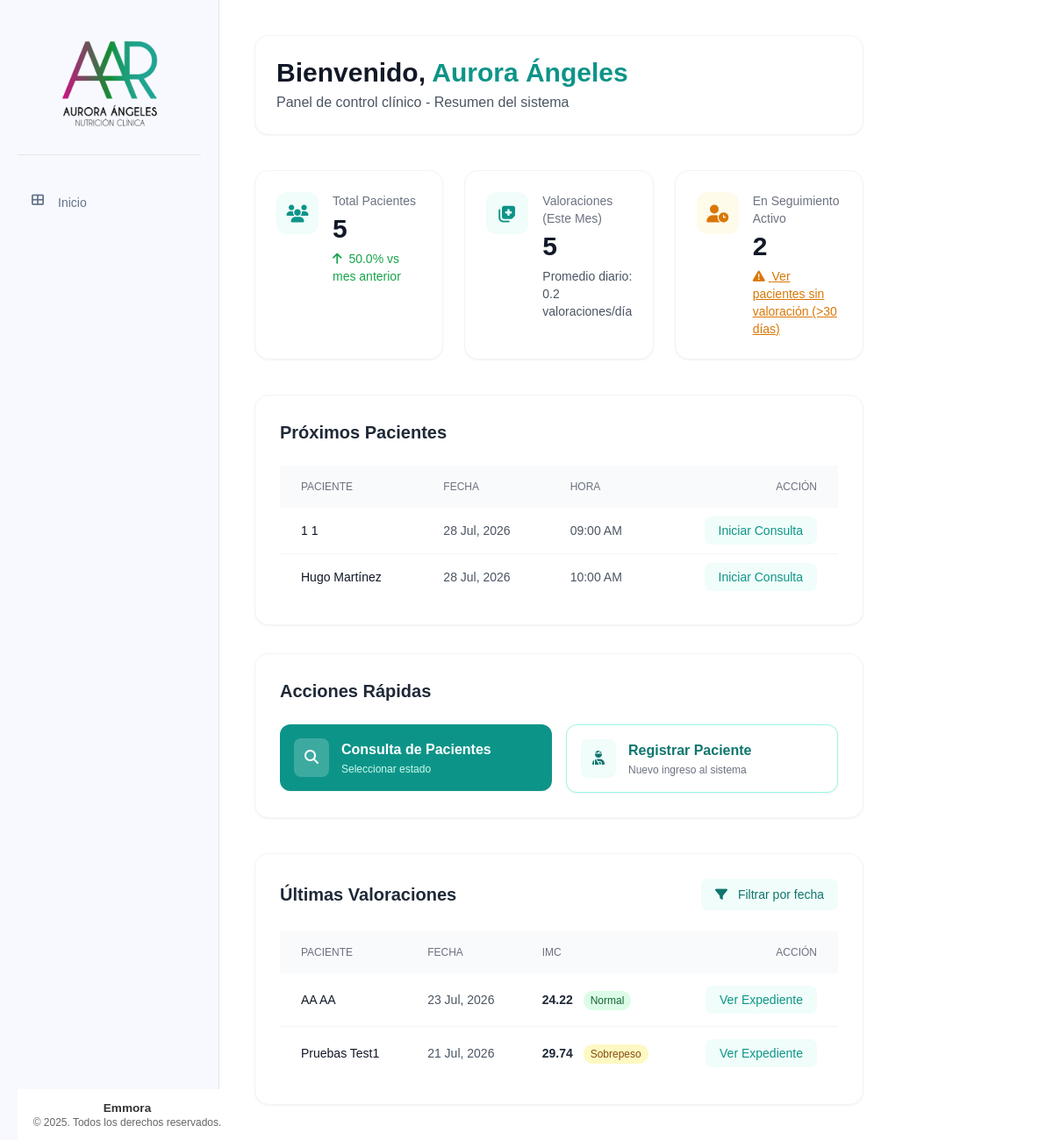
The page / on the database its author committed.
### tables this page shows
CREATE TABLE pacientes (
    id INTEGER PRIMARY KEY AUTOINCREMENT,
    nombre TEXT NOT NULL,
    apellido_paterno TEXT NOT NULL,
    apellido_materno TEXT NOT NULL,
    fecha_nacimiento DATE NOT NULL,
    telefono TEXT NOT NULL,
    correo TEXT UNIQUE NOT NULL,
    ciudad TEXT NOT NULL,
    fecha_registro TIMESTAMP DEFAULT CURRENT_TIMESTAMP,
    status TEXT NOT NULL DEFAULT 'activo' CHECK (status IN ('activo', 'inactivo'))
);

CREATE TABLE valoracion_antropometrica (
    id INTEGER PRIMARY KEY AUTOINCREMENT,
    paciente_id INTEGER NOT NULL,
    numero_cita INTEGER NOT NULL,
    fecha DATE NOT NULL,
    estatura FLOAT NOT NULL,
    peso FLOAT NOT NULL,
    imc FLOAT NOT NULL,
    grasa FLOAT NOT NULL,
    cintura FLOAT NOT NULL,
    torax FLOAT NOT NULL,
    brazo FLOAT NOT NULL,
    cadera FLOAT NOT NULL,
    pierna FLOAT NOT NULL,
    pantorrilla FLOAT NOT NULL,
    tension_arterial TEXT NOT NULL,
    frecuencia_cardiaca INTEGER NOT NULL,
    bicep FLOAT NOT NULL,
    tricep FLOAT NOT NULL,
    suprailiaco FLOAT NOT NULL,
    subescapular FLOAT NOT NULL,
    femoral FLOAT,
    porcentaje_grasa TEXT NOT NULL,
    --porcentaje_grasa_fem FLOAT NOT NULL,
    ultima_dieta TEXT,
    FOREIGN KEY (paciente_id) REFERENCES pacientes (id)
);

### app/controllers/main.py (the view)
@main.route('/')
def index():
    fecha_inicio = request.args.get('fecha_inicio')
    fecha_fin = request.args.get('fecha_fin')
    total_pacientes = Paciente.contar_activos()
    crecimiento_pacientes = Paciente.calcular_crecimiento_mensual()
    valoraciones_mes = ValoracionAntropometrica.contar_mes_vigente()
    dia_actual = datetime.now().day
    promedio_diario = round(valoraciones_mes / dia_actual, 1)
    pacientes_seguimiento = Paciente.contar_en_seguimiento()
    pacientes_sin_valoracion = Paciente.obtener_sin_valoracion_reciente(dias=30)
    proximos_pacientes = Paciente.obtener_proximos(limite=5)
    if fecha_inicio and fecha_fin:
        actividad_reciente = ValoracionAntropometrica.obtener_por_rango(fecha_inicio, fecha_fin)
    else:
        actividad_reciente = ValoracionAntropometrica.obtener_recientes(limite=10)
    return render_template('base/index.html',
                           total_pacientes=total_pacientes,
                           crecimiento_pacientes=crecimiento_pacientes,
                           valoraciones_mes=valoraciones_mes,
                           promedio_diario=promedio_diario,
                           pacientes_seguimiento=pacientes_seguimiento,
                           pacientes_sin_valoracion=pacientes_sin_valoracion,
                           proximos_pacientes=proximos_pacientes,
                           actividad_reciente=actividad_reciente)

### app/db.py (called while the page is built)
def get_db():
    if 'db' not in g:
        try:
            db_path = os.environ.get('DATABASE_URL', 'pacientes.db')
            g.db = sqlite3.connect(
                db_path,
                detect_types=sqlite3.PARSE_DECLTYPES
            )
            g.db.row_factory = sqlite3.Row
        except sqlite3.Error as e:
            logger.error(f"Error crítico al conectar con la base de datos SQLite: {e}")
            raise e
    return g.db

def query_db(query, args=(), one=False):
    try:
        cur = get_db().execute(query, args)
        rv = cur.fetchall()
        cur.close()
        return (rv[0] if rv else None) if one else rv
    except sqlite3.Error as e:
        logger.error(f"Error al ejecutar query: {query}. Args: {args}. Detalle: {e}")
        raise e

### app/models/paciente.py (called while the page is built)
    @staticmethod
    def contar_activos():
        return query_db("SELECT COUNT(*) as total FROM pacientes WHERE status = 'activo'", one=True)['total']

    @staticmethod
    def calcular_crecimiento_mensual():
        resultado = query_db('''
            SELECT
                (SELECT COUNT(*) FROM pacientes WHERE status = 'activo' AND strftime('%Y-%m', fecha_registro) = strftime('%Y-%m', 'now')) as actuales,
                (SELECT COUNT(*) FROM pacientes WHERE status = 'activo' AND strftime('%Y-%m', fecha_registro) = strftime('%Y-%m', date('now', 'start of month', '-1 month'))) as anteriores
        ''', one=True)
        actuales = resultado['actuales']
        anteriores = resultado['anteriores']
        if anteriores == 0:
            return 100.0 if actuales > 0 else 0.0
        crecimiento = ((actuales - anteriores) / anteriores) * 100
        return round(crecimiento, 1)

    @staticmethod
    def contar_en_seguimiento():
        return query_db('''
            SELECT COUNT(*) as total
            FROM (
                SELECT paciente_id
                FROM valoracion_antropometrica
                GROUP BY paciente_id
                HAVING COUNT(*) > 1
            )
        ''', one=True)['total']

    @staticmethod
    def obtener_proximos(limite=5):
        return query_db('''
            SELECT p.id as paciente_id, p.nombre, p.apellido_paterno, (c.fecha || ' ' || c.hora) as proxima_cita
            FROM pacientes p
            JOIN citas c ON p.id = c.paciente_id
            WHERE (c.fecha || ' ' || c.hora) >= datetime('now')
            ORDER BY c.fecha ASC, c.hora ASC
            LIMIT ?
        ''', [limite])

### app/templates/base/index.html (shortened to what this page needs)
{% extends "base/base.html" %}
{% block content %}
<header class="flex flex-col md:flex-row md:items-center justify-between gap-4 bg-white p-6 rounded-2xl shadow-sm border border-gray-100">
    <div>
        <h1 class="text-3xl font-bold text-gray-900">Bienvenido, <span class="text-teal-600">Aurora Ángeles</span></h1>
        <p class="text-gray-600 mt-1">Panel de control clínico - Resumen del sistema</p>
    </div>
</header>
<section class="grid grid-cols-1 sm:grid-cols-2 lg:grid-cols-3 gap-6">
    <article class="bg-white p-6 rounded-2xl shadow-sm border border-gray-100 flex items-start gap-4 transform hover:scale-[1.02] transition-transform duration-300">
        <div class="p-3 rounded-xl bg-teal-50 text-teal-600">
            <i class="fas fa-users fa-lg w-6 h-6 flex items-center justify-center"></i>
        </div>
        <div>
            <p class="text-sm font-medium text-gray-500">Total Pacientes</p>
            <h3 class="text-3xl font-bold text-gray-900 mt-1">{{ total_pacientes }}</h3>
            <p class="text-sm {{ 'text-green-600' if crecimiento_pacientes >= 0 else 'text-red-600' }} mt-1.5">
                <i class="fas fa-arrow-{{ 'up' if crecimiento_pacientes >= 0 else 'down' }} mr-1"></i> {{ crecimiento_pacientes }}% vs mes anterior
            </p>
        </div>
    </article>
    <article class="bg-white p-6 rounded-2xl shadow-sm border border-gray-100 flex items-start gap-4 transform hover:scale-[1.02] transition-transform duration-300">
        <div class="p-3 rounded-xl bg-teal-50 text-teal-600">
            <i class="fas fa-notes-medical fa-lg w-6 h-6 flex items-center justify-center"></i>
        </div>
        <div>
            <p class="text-sm font-medium text-gray-500">Valoraciones (Este Mes)</p>
            <h3 class="text-3xl font-bold text-gray-900 mt-1">{{ valoraciones_mes }}</h3>
            <p class="text-sm text-gray-600 mt-1.5">
                Promedio diario: {{ promedio_diario }} valoraciones/día
            </p>
        </div>
    </article>
    <article x-data="{ modalSeguimientoOpen: false }" class="bg-white p-6 rounded-2xl shadow-sm border border-gray-100 flex items-start gap-4 transform hover:scale-[1.02] transition-transform duration-300">
        <div class="p-3 rounded-xl bg-amber-50 text-amber-600">
            <i class="fas fa-user-clock fa-lg w-6 h-6 flex items-center justify-center"></i>
        </div>
        <div class="cursor-pointer" @click="modalSeguimientoOpen = true">
            <p class="text-sm font-medium text-gray-500">En Seguimiento Activo</p>
            <h3 class="text-3xl font-bold text-gray-900 mt-1">{{ pacientes_seguimiento }}</h3>
            <p class="text-sm text-amber-600 mt-1.5 underline">
                <i class="fas fa-exclamation-triangle mr-1"></i> Ver pacientes sin valoración (>30 días)
            </p>
        </div>
    </article>
</section>
<section class="grid grid-cols-1 xl:grid-cols-3 gap-8 items-start">
    <div class="xl:col-span-2 bg-white p-7 rounded-2xl shadow-sm border border-gray-100">
        <div class="flex items-center justify-between mb-6">
            <h2 class="text-xl font-semibold text-gray-800">Próximos Pacientes</h2>
        </div>
        <div class="overflow-x-auto">
            <table class="w-full text-sm text-left">
                <thead class="text-xs text-gray-500 uppercase bg-gray-50 rounded-lg">
                    <tr>
                        <th class="px-6 py-4 font-medium">Paciente</th>
                        <th class="px-6 py-4 font-medium">Fecha</th>
                        <th class="px-6 py-4 font-medium">Hora</th>
                        <th class="px-6 py-4 font-medium text-right">Acción</th>
                    </tr>
                </thead>
                <tbody class="divide-y divide-gray-100">
                    {% for p in proximos_pacientes %}
                    <tr class="bg-white hover:bg-gray-50/50 transition-colors">
                        <td class="px-6 py-4 font-medium text-gray-900">{{ p.nombre }} {{ p.apellido_paterno }}</td>
                        {% set fecha_hora = p.proxima_cita.split(' ') %}
                        <td class="px-6 py-4 text-gray-600">{{ fecha_hora[0]|format_date }}</td>
                        {% set hora = fecha_hora[1].split(':') %}
                        <td class="px-6 py-4 text-gray-600">{{ '%02d:%02d %s' % (hora[0]|int % 12 or 12, hora[1]|int, 'AM' if hora[0]|int < 12 else 'PM') }}</td>
                        <td class="px-6 py-4 text-right">
                            <a href="{{ url_for('valoracion.nueva_valoracion', paciente_id=p.paciente_id) }}" class="text-teal-600 hover:text-teal-900 font-medium bg-teal-50 hover:bg-teal-100 px-4 py-2 rounded-lg transition">Iniciar Consulta</a>
                        </td>
                    </tr>
                    {% endfor %}
                </tbody>
            </table>
        </div>
    </div>
    <aside class="bg-white p-7 rounded-2xl shadow-sm border border-gray-100 space-y-6">
        <h2 class="text-xl font-semibold text-gray-800">Acciones Rápidas</h2>
        <div class="grid grid-cols-1 sm:grid-cols-2 xl:grid-cols-1 gap-4">
            <div x-data="{ modalOpen: false }">
                <button @click="modalOpen = true" class="flex items-center gap-3.5 p-4 w-full bg-teal-600 hover:bg-teal-700 text-white rounded-xl transition duration-150 shadow-sm hover:shadow text-left">
                    <div class="bg-white/20 p-2.5 rounded-lg">
                        <i class="fas fa-search fa-fw"></i>
                    </div>
                    <div>
                        <span class="font-semibold block">Consulta de Pacientes</span>
                        <span class="text-xs text-teal-100 block mt-0.5">Seleccionar estado</span>
                    </div>
                </button>
            </div>
            <a href="{{ url_for('pacientes.nuevo_paciente') }}" class="flex items-center gap-3.5 p-4 w-full bg-white hover:bg-gray-50 text-teal-700 border border-teal-200 rounded-xl transition duration-150 shadow-sm hover:shadow text-left">
                <div class="bg-teal-50 p-2.5 rounded-lg">
                    <i class="fas fa-user-injured fa-fw"></i>
                </div>
                <div>
                    <span class="font-semibold block">Registrar Paciente</span>
                    <span class="text-xs text-gray-500 block mt-0.5">Nuevo ingreso al sistema</span>
                </div>
            </a>
        </div>
    </aside>
</section>
<section class="bg-white p-7 rounded-2xl shadow-sm border border-gray-100">
    <div class="mb-6 flex items-center justify-between">
        <h2 class="text-xl font-semibold text-gray-800">Últimas Valoraciones</h2>
        <div x-data="{ modalFiltroOpen: false }">
            <div class="flex gap-2">
                <button @click="modalFiltroOpen = true" class="text-sm bg-teal-50 text-teal-700 px-4 py-2 rounded-lg hover:bg-teal-100 transition">
                    <i class="fas fa-filter mr-2"></i> Filtrar por fecha
                </button>
            </div>
        </div>
    </div>
    <div class="overflow-x-auto relative no-scrollbar">
        <table class="w-full text-sm text-left">
            <thead class="text-xs text-gray-500 uppercase bg-gray-50 rounded-lg">
                <tr>
                    <th scope="col" class="px-6 py-4 font-medium">Paciente</th>
                    <th scope="col" class="px-6 py-4 font-medium">Fecha</th>
                    <th scope="col" class="px-6 py-4 font-medium">IMC</th>
                    <th scope="col" class="px-6 py-4 font-medium text-right">Acción</th>
                </tr>
            </thead>
            <tbody class="divide-y divide-gray-100">
                {% for val in actividad_reciente %}
                <tr class="bg-white hover:bg-gray-50/50 transition-colors">
                    <td class="px-6 py-5 font-medium text-gray-900">
                        {{ val.nombre }} {{ val.apellido_paterno }}
                    </td>
                    <td class="px-6 py-5 text-gray-600">{{ val.fecha|format_date }}</td>
                    <td class="px-6 py-5 font-semibold text-gray-800">
                        {{ val.imc }}
                        {% set imc = val.imc|float %}
                        {% if imc < 18.5 %}
                            <span class="ml-2 px-2 py-1 text-xs font-medium rounded-full bg-blue-100 text-blue-800">Bajo Peso</span>
                        {% elif imc < 25.0 %}
                            <span class="ml-2 px-2 py-1 text-xs font-medium rounded-full bg-green-100 text-green-800">Normal</span>
                        {% elif imc < 30.0 %}
                            <span class="ml-2 px-2 py-1 text-xs font-medium rounded-full bg-yellow-100 text-yellow-800">Sobrepeso</span>
                        {% else %}
                            <span class="ml-2 px-2 py-1 text-xs font-medium rounded-full bg-red-100 text-red-800">Obesidad</span>
                        {% endif %}
                    </td>
                    <td class="px-6 py-5 text-right">
                        <a href="{{ url_for('pacientes.detalle_paciente', id=val.paciente_id) }}" class="text-teal-600 hover:text-teal-900 font-medium bg-teal-50 hover:bg-teal-100 px-4 py-2 rounded-lg transition">Ver Expediente</a>
                    </td>
                </tr>
                {% endfor %}
            </tbody>
        </table>
    </div>
</section>
{% endblock %}

### app/static/css/components/_tables.css (style rules this page uses)
.text-right { text-align: right; }

### app/static/css/style.css (style rules this page uses)
body { font-family: Arial, sans-serif; margin: 0; padding: 0; color: #2c3e50; }
.text-right { text-align: right; }

### rows shown on the page
pacientes: nombre "1", apellido_paterno "1", fecha_hora "28 Jul, 2026", value "09:00 AM"
pacientes: nombre "Hugo", apellido_paterno "Martínez", fecha_hora "28 Jul, 2026", value "10:00 AM"
valoracion_antropometrica: nombre "AA", apellido_paterno "AA", fecha "23 Jul, 2026", imc "24.22", shows "Normal"
valoracion_antropometrica: nombre "Pruebas", apellido_paterno "Test1", fecha "21 Jul, 2026", imc "29.74", shows "Sobrepeso"

### other values the page prints
{{ total_pacientes }} "5"
{{ crecimiento_pacientes }} "50.0"
{{ valoraciones_mes }} "5"
{{ pacientes_seguimiento }} "2"
